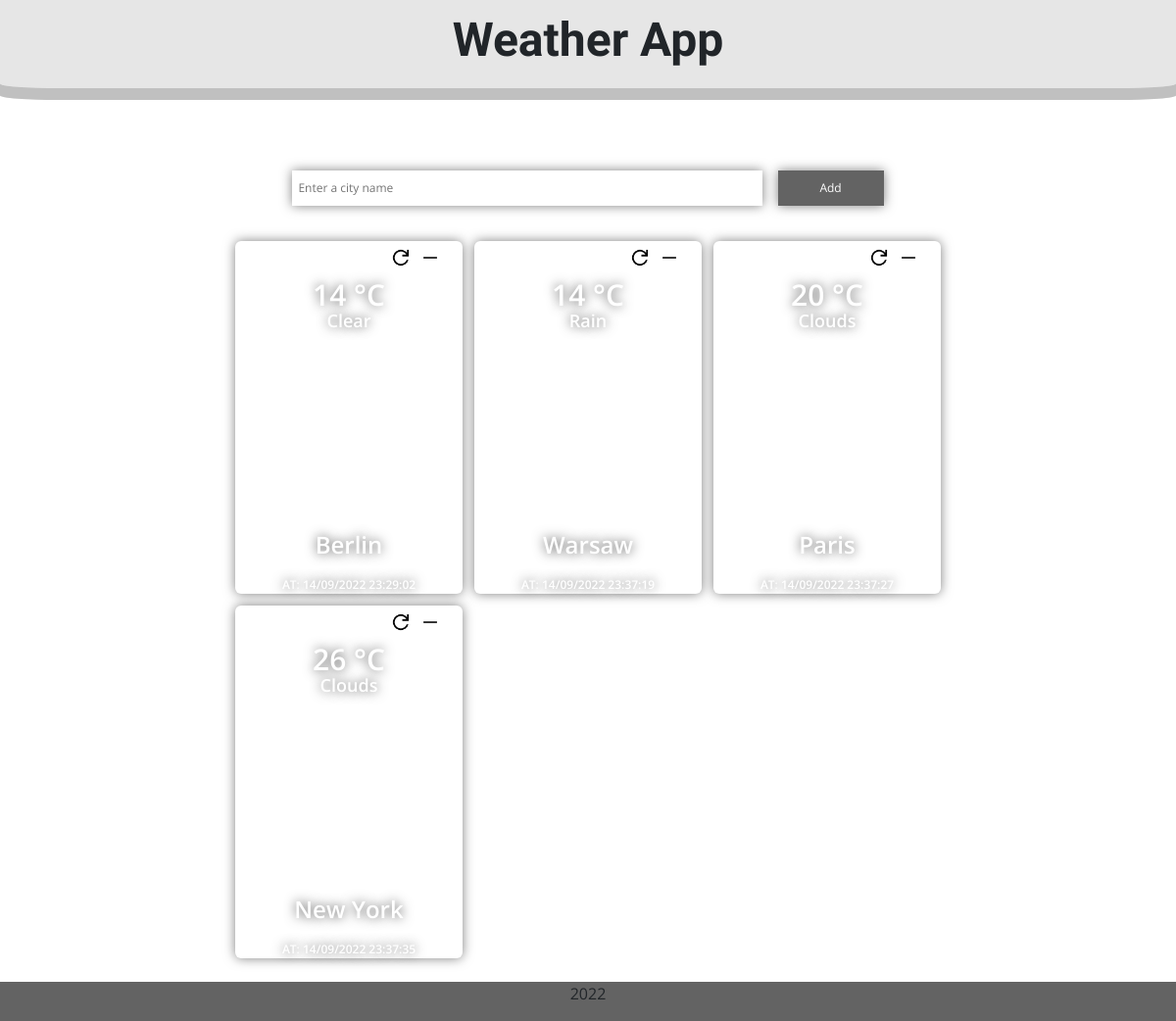
Before: / with the older database file.
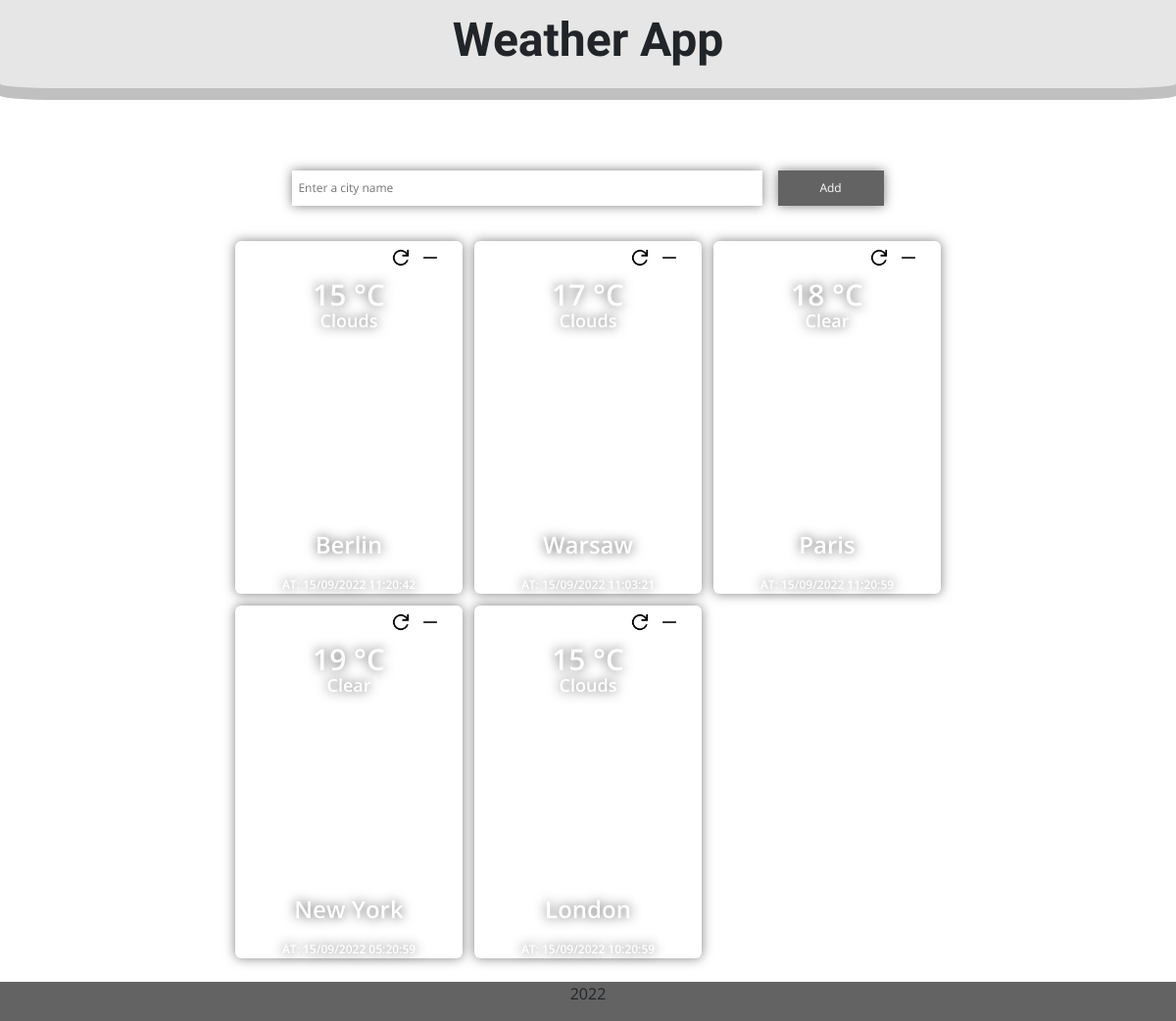
After: the same page with the newer database file.
### app.py (models this page shows, shortened)
    class City(db.Model):
        id = db.Column(db.Integer, primary_key=True)
        name = db.Column(db.String(50), unique=True, nullable=False)
        temperature = db.Column(db.Integer, nullable=False)
        state = db.Column(db.String(40), nullable=False)
        date = db.Column(db.DateTime, nullable=False)

### app.py (the view)
@app.route("/", methods=['GET'])
def index():
    cities = db.session.query(City).all()
    return render_template('index.html', cities=cities)

### templates/index.html (shortened to what this page needs)
<!DOCTYPE html>
<html lang="en">
<head>
    <link   href="https://cdn.jsdelivr.net/npm/bootstrap@5.0.2/dist/css/bootstrap.min.css"
            rel="stylesheet"
>
    <link rel="stylesheet" href="{{ url_for('static', filename='style.css') }}">
</head>
<body>
    <header>
        <nav>
            <h1>Weather App</h1>
        </nav>
    </header>
    <main>
        <div class="form">
            <form action="/add" method="POST">
                <input type="text" placeholder="Enter a city name" name="city_name" id="input-city">
                <button type="submit" class="submit-button">Add</button>
            </form>
        </div>
        <div class="cards">
            {% for city in cities %}
                <div class="card {% if city.date.hour < 6 %} night {% elif city.date.hour < 18 %} day {% elif city.date.hour < 21 %} evening {% else %} night {% endif %}">
                    <div class="action-wrapper">
                        <form action="/update/{{city.id}}" method="POST">
                            <button class="action-button" type="submit"><img class="action-button-img" src="../static/img/refresh_FILL0_wght400_GRAD0_opsz40.png"></button>
                        </form>
                        <form action="/delete/{{city.id}}" method="POST">
                            <button class="action-button" type="submit"><img class="action-button-img" src="../static/img/remove_FILL0_wght400_GRAD0_opsz40.png"></button>
                        </form>
                    </div>
                    <div class="degrees"><span>{{city.temperature}}<span> °C</span></span></div>
                    <div class="state">{{city.state}}</div>
                    <div class="city">{{city.name}}</div>
                    <div class="date">AT: {{city.date.strftime("%d/%m/%Y %H:%M:%S")}}</div>
                </div>
            {% endfor %}
        </div>
    </main>
    <footer>
        <div>
            <p>2022</p>
        </div>
    </footer>
</body>
</html>

### static/style.css (style rules this page uses)
html, body { min-height: 100vh; background: #ffffff; background-repeat: no-repeat; background-attachment: fixed; padding: 0; margin: 0; font-family: 'Open Sans', sans-serif; display: flex; flex-direction: column; justify-content: space-between; }
h1 { padding: 0px 20px; font-weight: 700; font-family: 'Satisfy', cursive; }
.cards { display: grid; grid-template-columns: repeat(auto-fill, minmax(25%, 1fr)); grid-gap: 1vw; grid-auto-rows: 30vw; padding-left: 20%; padding-right: 20%; margin-bottom: 2vw; justify-content: center; }
.card { padding: 0; border: none; box-shadow: 0 0 1vw rgba(0,0,0,0.5); background-size: cover; border-radius: 0.5vw !important; color: white; font-weight: 600; text-shadow: 0px 0px 1vw rgba(0,0,0,0.7); }
.form { margin-top: 7%; padding-left: 10%; padding-right: 10%; text-align: center; font-size: 1vw; margin-bottom: 3%; }
input { border: none; outline: none; height: 3vw; width: 40vw; padding-left: 0.5vw; box-shadow: 0 0 1vw rgba(0,0,0,0.5); }
.submit-button { margin-left: 1vw; height: 3vw; width: 9vw; border: none; outline: none !important; background-color: #636363; color: white; box-shadow: 0 0 1vw rgba(0,0,0,0.5); }
.night { background-image: url("/static/img/night.png"); }
.day { background-image: url("/static/img/day.png"); }
.degrees { text-align: center; font-size: 2.5vw; height: 10%; }
.state { text-align: center; font-size: 1.5vw; }
.city { text-align: center; height: 70%; font-size: 2vw; display: flex; justify-content: center; align-items: flex-end; padding-bottom: 6%; }
.date { text-align: center; font-size: 1vw; }
.action-button { background-color: transparent; margin: 0.25vw; padding: 0vw; border: none; }
.action-button-img { max-width: 2vw; }
.action-wrapper { display: flex; justify-content: flex-end; margin: 0 1.5vw; }
footer { display: flex; justify-content: center; align-items: center; padding: 0; margin: 0; background-color: #636363; }
header, nav { display: flex; justify-content: center; align-items: center; padding: 0.5vw; background-color: #e6e6e6; }
header { border-radius: 0 0 5% 5%; box-shadow: 0 1vw 0 0 rgb(99, 99, 99, 0.4) ; }
h1 { font-size: 4vw; }

Changed rows visible on the page:
changed City "Berlin": temperature "14" → "15"; state "Clear" → "Clouds"; date "14/09/2022 23:29:02" → "15/09/2022 11:20:42"
changed City "Warsaw": temperature "14" → "17"; state "Rain" → "Clouds"; date "14/09/2022 23:37:19" → "15/09/2022 11:03:21"
changed City "Paris": temperature "20" → "18"; state "Clouds" → "Clear"; date "14/09/2022 23:37:27" → "15/09/2022 11:20:59"
changed City "New York": temperature "26" → "19"; state "Clouds" → "Clear"; date "14/09/2022 23:37:35" → "15/09/2022 05:20:59"
added City: temperature "15", state "Clouds", name "London", date "15/09/2022 10:20:59"
